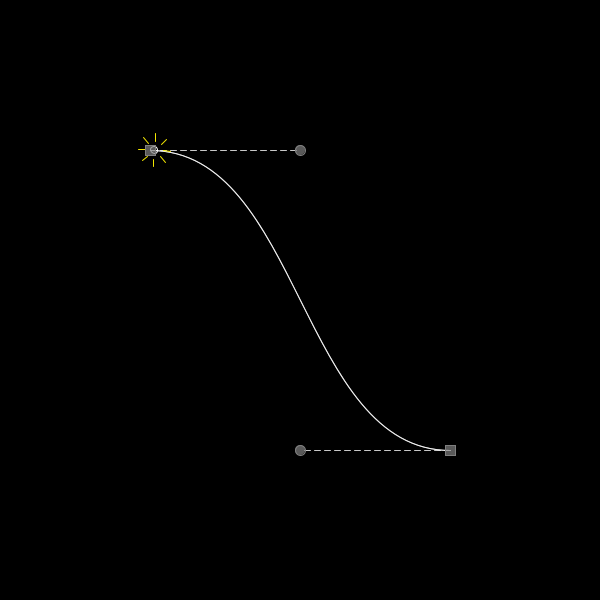
Frame 1 (no input)
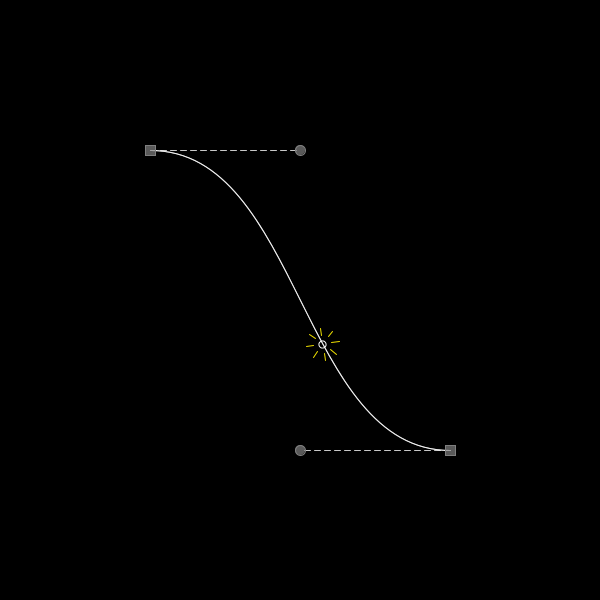
Frame 60 (the mouse pressed at the canvas centre just before this capture)
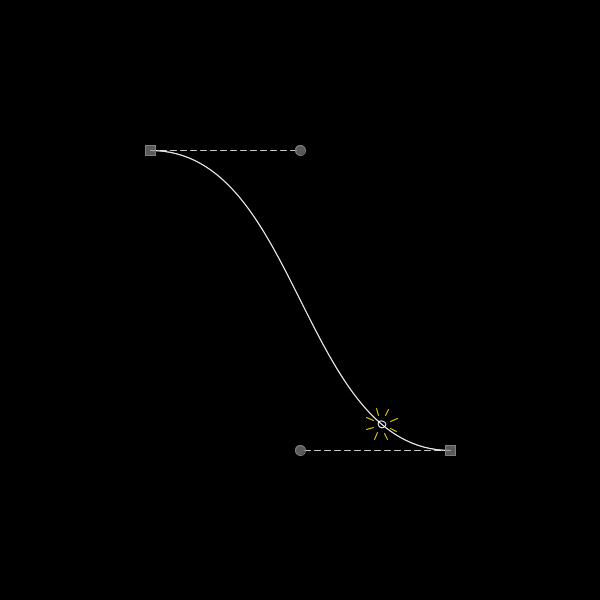
Frame 120 (the mouse held since frame 60 and released just before this capture)

The Processing sketch that drew these frames (run headless with seeded random() and noise(); from frame 60 on, the mouse is pressed at the canvas centre):

// Processing sketch: BezierStudy
// ── BezierStudy.pde
InteractiveObjectManager manager;

BezierAnchorPointHandle anchorPoint0;
BezierAnchorPointHandle anchorPoint1;

BezierControlPointHandle controlPoint0;
BezierControlPointHandle controlPoint1;

float t = 0;
float dt = 0.01;


void setup()
{
  size(600, 600);
  smooth();

  manager = new InteractiveObjectManager(this);

  anchorPoint0 = new BezierAnchorPointHandle(new PVector(width * 0.25, height * 0.25), 10);
  anchorPoint1 = new BezierAnchorPointHandle(new PVector(width * 0.75, height * 0.75), 10);

  manager.add(anchorPoint0);
  manager.add(anchorPoint1);

  controlPoint0 = new BezierControlPointHandle(new PVector(width * 0.5, height * 0.25), 5);
  controlPoint1 = new BezierControlPointHandle(new PVector(width * 0.5, height * 0.75), 5);

  manager.add(controlPoint0);
  manager.add(controlPoint1);
}

void draw()
{
  background(0);

  if (t > 1 || t < 0) 
  {
    dt *= -1;
  }

  t += dt; // Move time forward

  noFill();
  stroke(255, 200);

  dashedLine(controlPoint0, anchorPoint0, 6, 4);
  dashedLine(controlPoint1, anchorPoint1, 6, 4);

  stroke(255, 200);
  bezier(anchorPoint0, controlPoint0, anchorPoint1, controlPoint1);

  bezier(anchorPoint0, controlPoint0, anchorPoint1, controlPoint1);

  PVector p = bezierPoint(anchorPoint0, controlPoint0, anchorPoint1, controlPoint1, t);

  stroke(255);
  noFill();

  // Make it pulse for no reason in particular.
  float time = (millis() % 1000) / 1000.0f;
  float pulser = sin(time * PI);
  float size = map(pulser, -1, 1, 3, 10);

  pushMatrix();
  translate(p.x, p.y);
  rotate(map(t, -1, 1, - TWO_PI, TWO_PI));
  
  ellipse(0, 0, size, size);

  int numRays = 8;

  color rayColor = lerpColor(color(255, 255, 0), color(255, 180, 0, 180), pulser);

  stroke(rayColor);
  
  for (int i = 0; i < numRays; i++)
  {
    pushMatrix();
    rotate(i / (float) numRays * TWO_PI); 
    translate(size + 2, 0);
    line(0, 0, size, 0);
    popMatrix();
  }

  popMatrix();


  manager.draw();
}  

void bezier(PVector anchorPoint0, PVector controlPoint0, PVector anchorPoint1, PVector controlPoint1)
{
  bezier(anchorPoint0.x, anchorPoint0.y, controlPoint0.x, controlPoint0.y, controlPoint1.x, controlPoint1.y, anchorPoint1.x, anchorPoint1.y);
}

PVector bezierPoint(PVector anchorPoint0, PVector controlPoint0, PVector anchorPoint1, PVector controlPoint1, float t)
{
  float x = bezierPoint(anchorPoint0.x, controlPoint0.x, controlPoint1.x, anchorPoint1.x, t);
  float y = bezierPoint(anchorPoint0.y, controlPoint0.y, controlPoint1.y, anchorPoint1.y, t);

  return new PVector(x, y);
}

void dashedLine(PVector p0, PVector p1, float dashLength, float blankLength)
{
  float distance = PVector.dist(p0, p1); // this is the distance between the points

  float position = distance; // we will slowly 

  int dashCount = 0;

  while (position > 0)
  {  
    if (dashCount % 2 == 0)
    {
      if ((position - dashLength) > 0) 
      {
        PVector _p0 = PVector.lerp(p0, p1, position / distance);

        position -= dashLength;

        PVector _p1 = PVector.lerp(p0, p1, position / distance);

        line(_p0.x, _p0.y, _p1.x, _p1.y);
      }
      else 
      {
        break;
      }
    }
    else
    {
      // blank 
      if ((position - blankLength) > 0) 
      {
        position -= blankLength;
      }
      else 
      {
        break;
      }
    }
    dashCount++;
  }
}


// ── BezierHandles.pde

public class BezierAnchorPointHandle extends BaseInteractiveRectangle
{
  public BezierAnchorPointHandle(PVector position, float size) 
  {
    super(position, size, size);
  }
}

public class BezierControlPointHandle extends BaseInteractiveCircle
{
  public BezierControlPointHandle(PVector position, float r) 
  {
    super(position, r);
  }
}


// ── InteractiveObjects.pde
// =============================================================================
//
// Copyright (c) 2014 Christopher Baker <http://christopherbaker.net>
//
// Permission is hereby granted, free of charge, to any person obtaining a copy
// of this software and associated documentation files (the "Software"), to deal
// in the Software without restriction, including without limitation the rights
// to use, copy, modify, merge, publish, distribute, sublicense, and/or sell
// copies of the Software, and to permit persons to whom the Software is
// furnished to do so, subject to the following conditions:
//
// The above copyright notice and this permission notice shall be included in
// all copies or substantial portions of the Software.
//
// THE SOFTWARE IS PROVIDED "AS IS", WITHOUT WARRANTY OF ANY KIND, EXPRESS OR
// IMPLIED, INCLUDING BUT NOT LIMITED TO THE WARRANTIES OF MERCHANTABILITY,
// FITNESS FOR A PARTICULAR PURPOSE AND NONINFRINGEMENT. IN NO EVENT SHALL THE
// AUTHORS OR COPYRIGHT HOLDERS BE LIABLE FOR ANY CLAIM, DAMAGES OR OTHER
// LIABILITY, WHETHER IN AN ACTION OF CONTRACT, TORT OR OTHERWISE, ARISING FROM,
// OUT OF OR IN CONNECTION WITH THE SOFTWARE OR THE USE OR OTHER DEALINGS IN
// THE SOFTWARE.
//
// =============================================================================

public class BaseInteractiveObject extends PVector
{  
  boolean _isOver = false;
  boolean _isDragging = false;
  boolean _isPressed = false;

  public int fillColor;
  public int strokeColor;
  public int overFillColor;
  public int overStrokeColor;
  public int draggingFillColor;
  public int draggingStrokeColor;
  public int pressedFillColor;
  public int pressedStrokeColor;

  public BaseInteractiveObject(PVector position) 
  {    
    x = position.x;
    y = position.y;
    z = position.z;

    overFillColor = color(255, 255, 0, 180);
    draggingFillColor = color(255, 0, 255, 180);
    pressedFillColor = color(0, 255, 0, 180);
    fillColor = color(127, 180);

    overStrokeColor = color(255, 255, 0, 255);
    draggingStrokeColor = color(255, 0, 255, 255);
    pressedStrokeColor = color(0, 255, 0, 255);
    strokeColor = color(127, 255);
  }

  public void draw() 
  {
  }

  public int getFillColor()
  {
    if (_isDragging)
    {
      return draggingFillColor;
    }
    else if (_isPressed)
    {
      return pressedFillColor;
    }
    else if (_isOver)
    {
      return overFillColor;
    }
    else
    {
      return fillColor;
    }
  }

  public int getStrokeColor()
  {
    if (_isDragging)
    {
      return draggingStrokeColor;
    }
    else if (_isPressed)
    {
      return pressedStrokeColor;
    }
    else if (_isOver)
    {
      return overStrokeColor;
    }
    else
    {
      return strokeColor;
    }
  }

  public boolean hitTest(PVector position) 
  {
    // must override
    return false;
  }


  public void keyPressedInside() 
  {
  }

  public void keyPressedOutside() 
  {
  }

  public void keyReleasedInside() 
  {
  }

  public void keyReleasedOutside() 
  {
  }

  public void onMoveIn() 
  {
    //    println("[" + _id + "]: " + "onMoveIn");
  }

  public void onMoveOut() 
  {
    //    println("[" + _id + "]: " + "onMoveOut");
  }

  public void onDoubleClick() 
  {
  }
}


public class BaseInteractiveRectangle extends BaseInteractiveObject
{
  float _w;
  float _h;

  BaseInteractiveRectangle(PVector position, float w, float h)
  {
    super(position);
    _w = w;
    _h = h;
  }

  public boolean hitTest(PVector position) 
  {
    float halfWidth = _w / 2f;
    float halfHeight = _h / 2f;

    return position.x > x - halfWidth &&
      position.y > y - halfHeight &&
      position.x <= (x + halfWidth ) &&
      position.y <= (y + halfHeight);
  }

  public void draw() 
  {
    pushStyle();
    pushMatrix();
    translate(x, y);
    fill(getFillColor());
    stroke(getStrokeColor());
    rectMode(CENTER);
    rect(0, 0, _w, _h);
    popMatrix();
    popStyle();
  }

  public float getWidth()
  {
    return _w;
  }

  public void setWidth(float w)
  {
    _w = w;
  }

  public float getHeight()
  {
    return _h;
  }

  public void setHeight(float h)
  {
    _h = h;
  }
}

public class BaseInteractiveCircle extends BaseInteractiveObject
{
  float _radius;

  BaseInteractiveCircle(PVector position, float radius)
  {
    super(position);
    _radius = radius;
  }

  public boolean hitTest(PVector position) 
  {
    return dist(position) < _radius;
  }

  public void draw() 
  {
    pushStyle();
    pushMatrix();
    translate(x, y);
    fill(getFillColor());
    stroke(getStrokeColor());
    ellipse(0, 0, _radius * 2, _radius * 2);
    popMatrix();
    popStyle();
  }

  public float getRadius()
  {
    return _radius;
  }

  public void setRadius(float radius)
  {
    _radius = radius;
  }
}

public class BaseInteractivePolygon extends BaseInteractiveObject
{
  ArrayList<PVector> _polyline = new ArrayList<PVector>();

  BaseInteractivePolygon(PVector position, ArrayList<PVector> polyline)
  {
    super(position);
    _polyline = polyline;
    if (_polyline.size() < 3)
    {
      println("Invalid polygon, must have at least 3 points.");
      while ( _polyline.size () < 3)
      {
        _polyline.add(new PVector(0, 0, 0));
      }
    }
  }

  // This is a radial hit test.
  public boolean hitTest(PVector position) 
  {
    int counter = 0;
    int i;
    double xinters;
    PVector p1;
    PVector p2;

    int N = _polyline.size();

    if (N == 0) return false;

    p1 = _polyline.get(0);

    for (i=1; i <=N; i++) 
    {
      p2 = _polyline.get(i % N);

      if (position.y > min(p1.y, p2.y)) 
      {
        if (position.y <= max(p1.y, p2.y)) 
        {
          if (position.x <= max(p1.x, p2.x)) 
          {
            if (p1.y != p2.y) 
            {
              xinters = (position.y - p1.y) * (p2.x - p1.x) / (p2.y - p1.y) + p1.x;

              if (p1.x == p2.x || position.x <= xinters)
              {
                counter++;
              }
            }
          }
        }
      }
      p1 = p2;
    }
    return (counter % 2) == 0;
  }
}

public class InteractiveObjectManager 
{
  PApplet _parent;

  public ArrayList<BaseInteractiveObject> iObjects = new ArrayList<BaseInteractiveObject>();

  public BaseInteractiveObject currentInteractiveObject = null;

  PVector dragStart = null;
  PVector dragOffset = null;

  public InteractiveObjectManager(PApplet parent) 
  {
    _parent = parent;

    _parent.registerMethod("mouseEvent", this);
    _parent.registerMethod("keyEvent", this);
    _parent.registerMethod("dispose", this);
  }

  public void dispose()
  {
    _parent.unregisterMethod("mouseEvent", this);
    _parent.unregisterMethod("keyEvent", this);
    _parent.unregisterMethod("dispose", this);
  }

  public void mouseEvent(MouseEvent event)
  {
    PVector mouse = new PVector(event.getX(), event.getY());

    boolean foundOne = false;

    switch (event.getAction()) 
    {
    case MouseEvent.CLICK:
      break;
    case MouseEvent.DRAG:

      if (currentInteractiveObject != null) 
      {
        PVector newHandlePosition = PVector.sub(mouse, dragOffset);

        currentInteractiveObject.x = newHandlePosition.x;
        currentInteractiveObject.y = newHandlePosition.y;
        currentInteractiveObject.z = newHandlePosition.z;

        currentInteractiveObject._isDragging = true;

        BaseInteractiveObject handler = null;

        for (BaseInteractiveObject iObject : iObjects) 
        {
          if (handler == null && iObject.hitTest(mouse)) 
          { // re-evaluate
            handler = iObject;
            // handler.onDraggedInside(currentInteractiveObject);
          } 
          else 
          {
            // iObject.onDraggedOutside(currentInteractiveObject);
          }
        }
      } 
      else 
      {
        // nothing
      }

      break;
    case MouseEvent.ENTER:
      break;
    case MouseEvent.EXIT:
      break;
    case MouseEvent.MOVE:
      BaseInteractiveObject handler = null;

      for (BaseInteractiveObject iObject : iObjects) 
      {
        boolean didHit = iObject.hitTest(mouse);
        boolean wasAlreadyHandled = (handler != null);

        if (iObject._isOver) 
        { // was it over already?
          // if it didn't hit or was already handled,
          // then set isOver to false and move out.
          if (!didHit || wasAlreadyHandled) 
          {
            iObject._isOver = false;
            iObject.onMoveOut();
          } 
          else 
          {
            handler = iObject;
          }
        } 
        else {
          // it was not over already
          if (didHit && !wasAlreadyHandled) 
          {
            handler = iObject;
            iObject._isOver = true;
            iObject.onMoveIn();
          }
        }
      }
      break;
    case MouseEvent.RELEASE:
      for (BaseInteractiveObject iObject : iObjects) 
      {
        iObject._isPressed  = false;  // reset
        iObject._isOver     = false;  // reset
        iObject._isDragging = false;  // reset

        if (!foundOne) 
        {
          if (iObject.hitTest(mouse)) 
          {
            iObject._isOver = true;
            foundOne = true;
          }
        }
      }

      currentInteractiveObject = null;
      dragOffset = null;
      break;
    case MouseEvent.WHEEL:
      // do something...
      break;
    case MouseEvent.PRESS:
      println("clicking!");
      for (BaseInteractiveObject iObject : iObjects) 
      {
        iObject._isPressed = false; // reset
        iObject._isOver = false; // reset
        if (!foundOne) 
        {
          if (iObject.hitTest(mouse)) 
          {
            println("found one!");
            foundOne = true;
            iObject._isPressed = true; // reset
            iObject._isOver = true; // reset
            currentInteractiveObject = iObject; // set the interactive object
            dragStart = mouse.get(); // get the mouse vector (copy)
            dragOffset = PVector.sub(dragStart, iObject);
          }
        }
      }

      if (foundOne) 
      {
        iObjects.remove(currentInteractiveObject); // remove it and move it to the top of the stack
        iObjects.add(0, currentInteractiveObject); // add to the front
      }

      break;
    default:
      println("????" + event.getAction() );
    }
  }
  public void keyEvent(KeyEvent evt)
  {
  }

  public void add(BaseInteractiveObject iObject) 
  {
    iObjects.add(iObject);
  }

  public void draw() 
  {
    // render in reverse
    for (int i = iObjects.size() - 1; i >= 0; i--) 
    {
      iObjects.get(i).draw();
    }
  }

  // public void onClick() { }
  // public void onRelease() { }
  //
  // public void onPressOutside() { }
  // public void onReleaseOutside() { }

  // public void onMoveIn() { }
  // public void onMouseOut() { }

  public void keyPressed() 
  {
    for (int i = 0; i < iObjects.size(); i++) 
    {
      if (i == 0) 
      {
        iObjects.get(i).keyPressedInside();
      } 
      else 
      {
        iObjects.get(i).keyPressedOutside();
      }
    }
  }

  public void keyReleased() 
  {
    for (int i = 0; i < iObjects.size(); i++) 
    {
      if (i == 0) 
      {
        iObjects.get(i).keyReleasedInside();
      } 
      else 
      {
        iObjects.get(i).keyReleasedOutside();
      }
    }
  }
}
